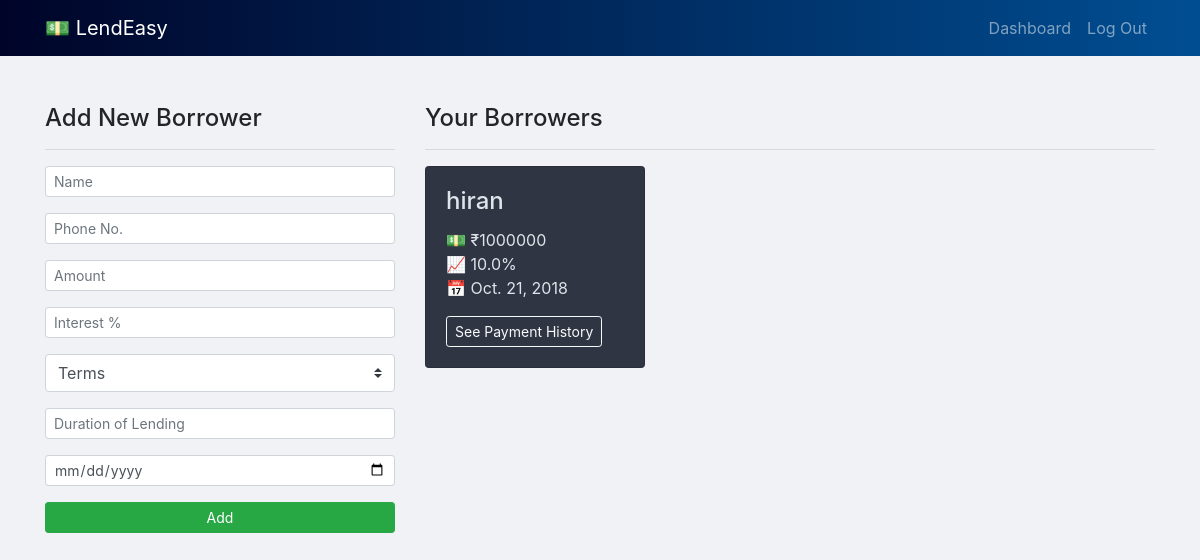
Page /dashboard/ (signed in) on the earlier database version.
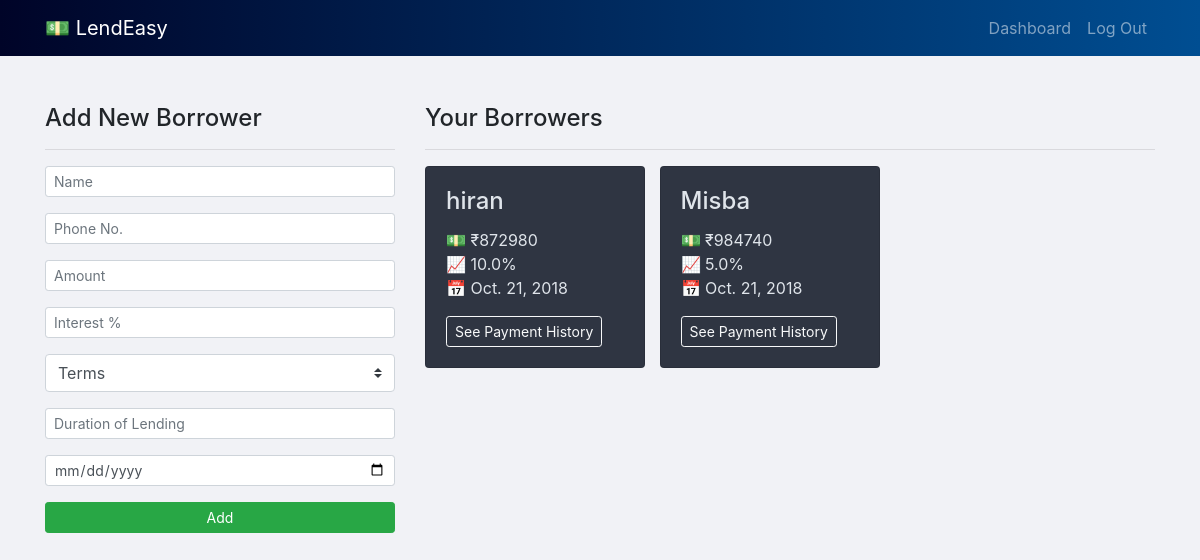
Same page on the later database version.
### transact/models.py (models this page shows, shortened)
class Borrower(models.Model):
    name = models.CharField(max_length=20)
    phone = models.CharField(max_length=20)
    amount = models.IntegerField(blank=True, null=True)
    interest = models.FloatField(blank=True, null=True)
    duration = models.IntegerField(blank=True, null=True)
    terms = models.CharField(max_length=10, blank=True, null=True)
    date = models.DateTimeField(blank=True, null=True)
    lender = models.ForeignKey(User, on_delete=models.CASCADE, null=True)
    intamt = models.FloatField(blank=True, null=True)

### transact/views.py (the view)
# urls.py: path('dashboard/', dashboard, name='create'),
def dashboard(request):
	user = request.user
	fname = user.first_name
	lender = Lender.objects.get(user=user)
	bor = Borrower.objects.filter(lender=user)
	sum1 = 0
	return render(request, "create.html", {"bor": bor, "fname": fname})

### templates/create.html (shortened to what this page needs)
{% extends 'base.html' %}
{% block body %}
    <div class="container">
        <div class="row">
            <div class="col-md-4">
                <h4>Add New Borrower</h4>
                <hr>
                <form action="/borrow/" method="POST">
                    <div class="form-group">
                        <input class="form-control form-control-sm" type="text" name="name" placeholder="Name">
                    </div>
                    <div class="form-group">
                        <input class="form-control form-control-sm" type="text" name="phone" placeholder="Phone No.">
                    </div>
                    <div class="form-group">
                        <input class="form-control form-control-sm" type="number" name="amount" placeholder="Amount">
                    </div>
                    <div class="form-group">
                        <input class="form-control form-control-sm" type="number" name="interest" placeholder="Interest %">
                    </div>
                    <div class="form-group">
                        <select class="custom-select">
                            <option selected disabled>Terms</option>
                        </select>
                    </div>
                    <div class="form-group">
                        <input class="form-control form-control-sm" type="number" name="duration" placeholder="Duration of Lending">
                    </div>
                    <div class="form-group">
                        <input class="form-control form-control-sm" type="date" name="date">
                    </div>
                    <button type="submit" class="btn btn-sm btn-success" style="width:100%">Add</button>
                </form>
            </div>
            <div class="col-md-8">
                <h4>Your Borrowers</h4>
                <hr>
                <div style=" ">
                    {% for i in bor %}
                        <div class="card floater" style="display: inline-block; min-width: 220px; ">
                            <div class="card-body">
                                <h4 class="card-title">{{i.name}}</h4>
                                <p class="card-text">💵 ₹{{i.amount}}<br>📈 {{i.interest}}%<br>📅 {{i.date|date}}</p>
                                <a href="/history/{{i.id}}/" class="btn btn-sm btn-outline-light">See Payment History</a>
                            </div>
                        </div>
                        {%endfor%}
                    </div>
                </div>
            </div>
        </div>
    {% endblock %}

Differences in the rows shown:
changed Borrower "hiran": amount "1000000" → "872980"
added Borrower: name "Misba", amount "984740", interest "5.0", date "Oct. 21, 2018"
